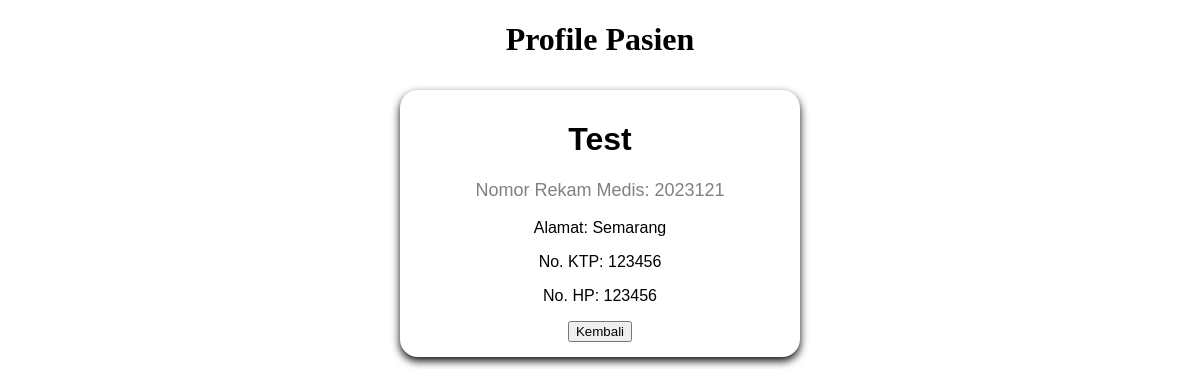
/Pasien/mendaftar_poli.php, run on an earlier commit of the app's database.
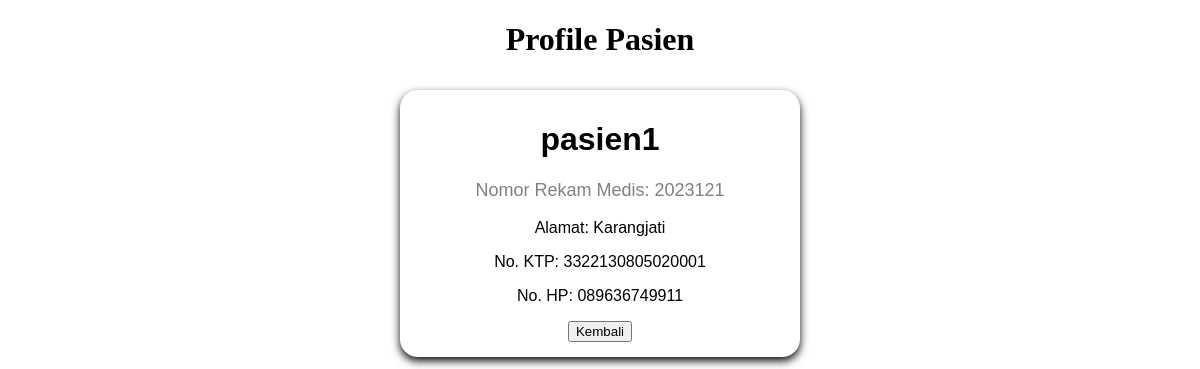
And on a later commit of the database.
### tables this page shows
CREATE TABLE `pasien` (
  `id` int(11) NOT NULL,
  `nama_pasien` varchar(255) NOT NULL,
  `alamat` varchar(255) NOT NULL,
  `no_ktp` varchar(255) NOT NULL,
  `no_hp` varchar(50) NOT NULL,
  `no_rm` varchar(25) NOT NULL
);

### Pasien/mendaftar_poli.php (the view, shortened to what this page needs)
<!DOCTYPE html>
<html>
<head>
</head>
<body>
    <h1 style="text-align:center; padding-bottom:10px">Profile Pasien</h1>
    <div class="card">
        <?php
        $mysqli = new mysqli("localhost", "root", "", "poli");
        $query = "SELECT * FROM pasien LIMIT 1";
        $result = $mysqli->query($query);
        if ($result->num_rows > 0) {
            $row = $result->fetch_assoc();
            ?>
            <h1><?php echo $row['nama_pasien']; ?></h1>
            <p class="title">Nomor Rekam Medis: <?php echo $row['no_rm']; ?></p>
            <p>Alamat: <?php echo $row['alamat']; ?></p>
            <p>No. KTP: <?php echo $row['no_ktp']; ?></p>
            <p>No. HP: <?php echo $row['no_hp']; ?></p>
        <?php
        } else {
            echo "Data pasien tidak ditemukan";
        }
        ?>
        <button class="btn btn-dark" onclick="window.location.href='index.php'">Kembali</button>
    </div>
</body>
</html>

### Pasien/mendaftar_poli.php (style rules this page uses)
.card { border-radius: 18px; box-shadow: 0 4px 8px 0 rgba(12, 12, 12, 10); max-width: 400px; margin: auto; text-align: center; font-family: arial; padding-bottom: 15px; padding-top: 10px; }
.title { color: grey; font-size: 18px; }

What changed in the data, as far as the page shows it:
no longer on this page (row edited): pasien: nama_pasien "Test", no_rm "2023121", alamat "Semarang", no_ktp "123456", no_hp "123456"
added pasien: nama_pasien "pasien1", no_rm "2023121", alamat "Karangjati", no_ktp "3322130805020001", no_hp "089636749911"
